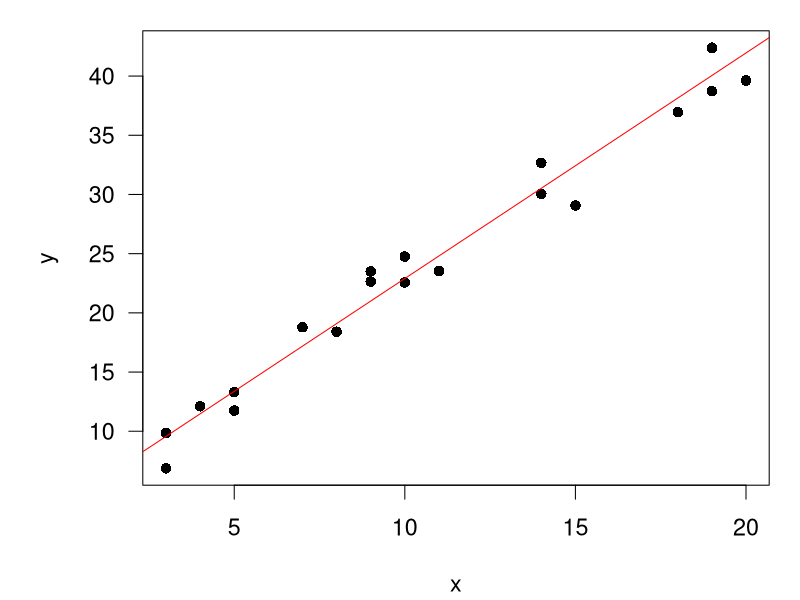
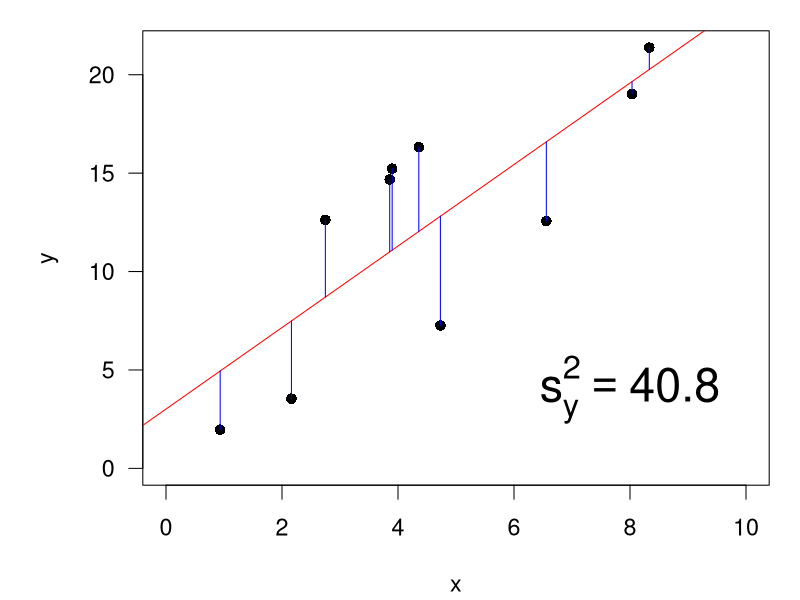
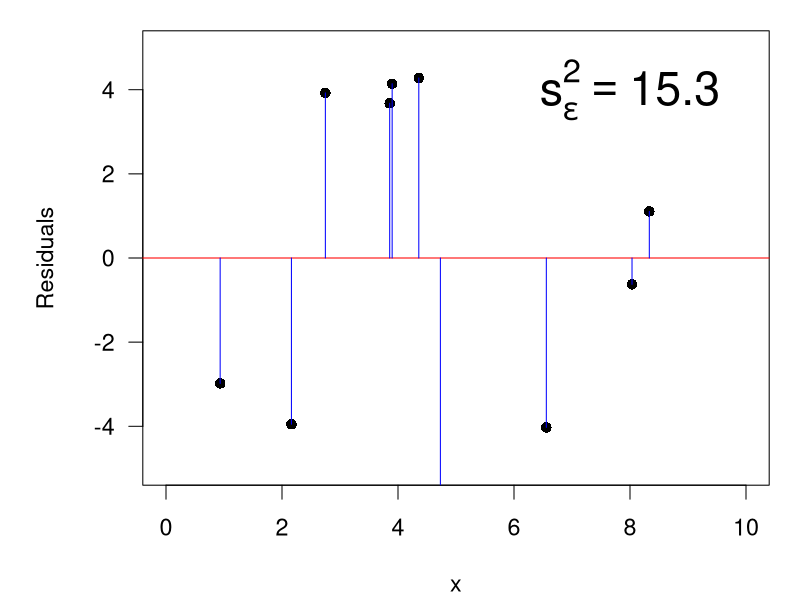
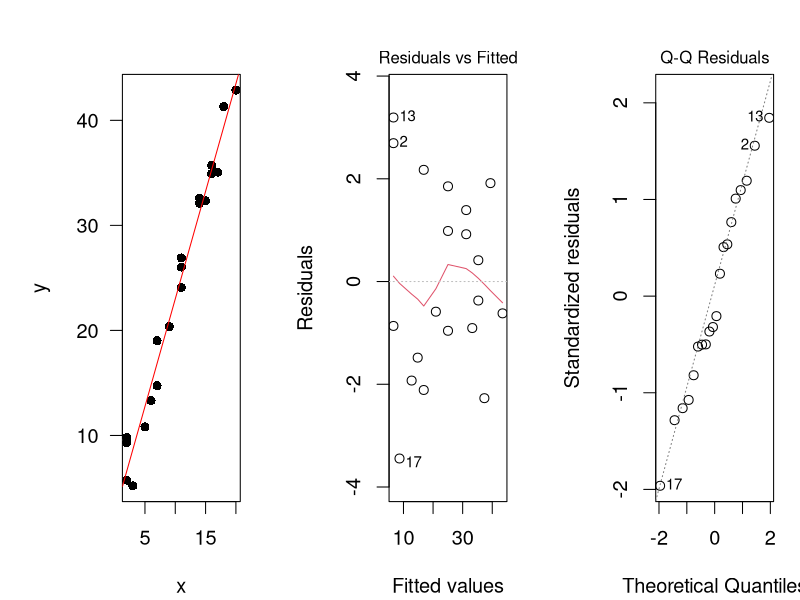
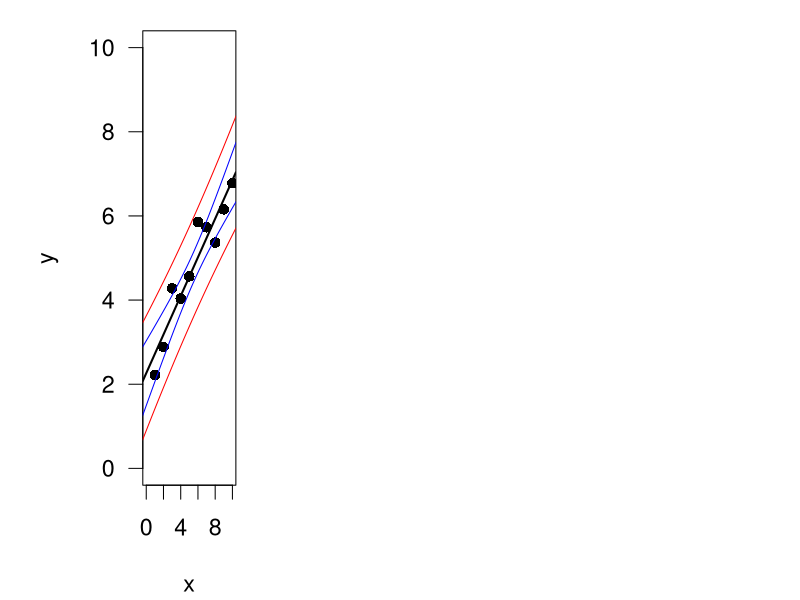
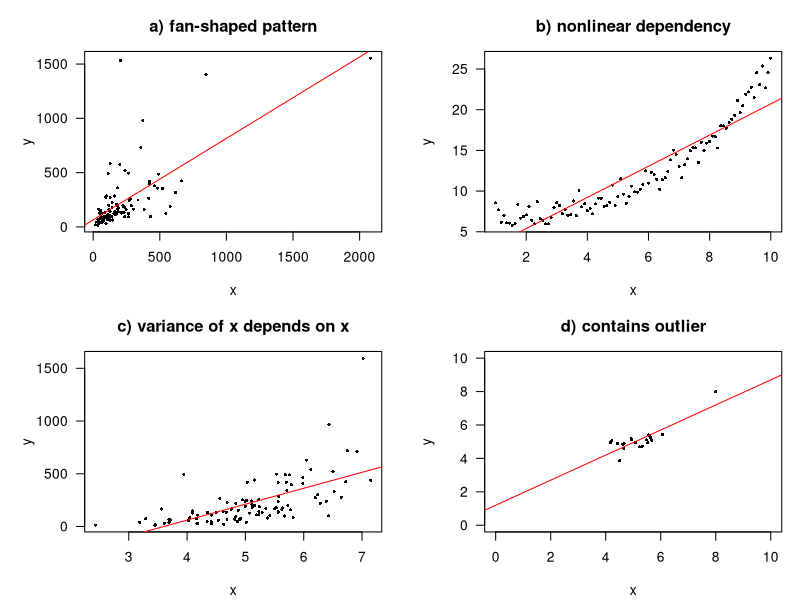
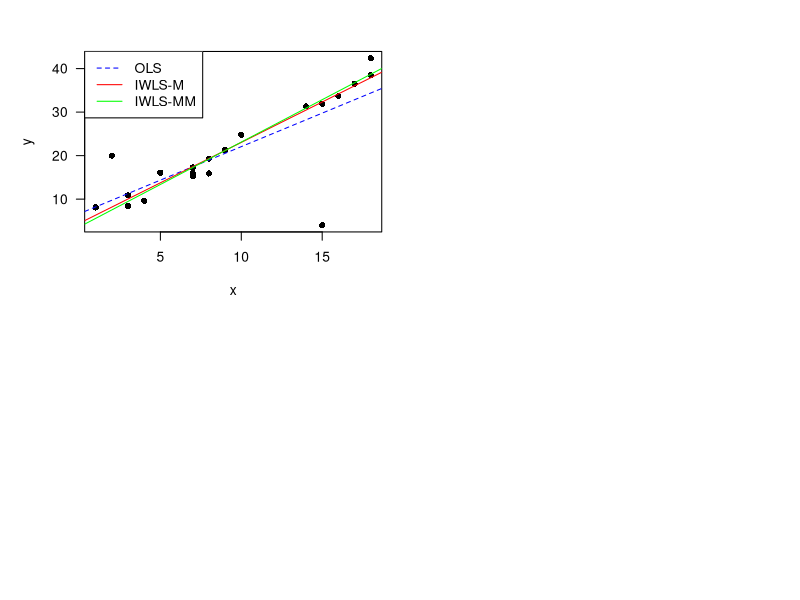

Recreate these plots in R, in order.
## ---- chunk 1
par(mar=c(4.1, 5.1, 1.1, 1.1), cex=1.4)
set.seed(123)
x <- sample(1:20, 20, replace=TRUE)
y = 3 + 2 * x + rnorm(x, sd=2)
plot(x,y, pch=16, las=1)
abline(lm(y~x), col="red")
## ---- chunk 2
par(mar=c(4.1, 5.1, 1.1, 1.1))
par(cex=1.4)
set.seed(345)
x <- sort(runif(10, min=0, max=10))
y <- 2 + 2 * x + rnorm(x, sd=3)
plot(x, y, pch=16, xlim=c(0,10),
  ylim=c(0, max(y)), las=1)
reg<- lm(y~x)
abline(reg, col="red")
segments(x,y,x,predict(reg), col="blue")
text(8,4, substitute(s[y]^2 == xxx, list(xxx=round(var(y),1))), cex=2)
## ---- chunk 3
par(mar=c(4.1, 5.1, 1.1, 1.1))
par(cex=1.4)
yres <- y-predict(reg)
plot(x, yres, pch=16, ylab="Residuals",
   ylim=c(-5,5), xlim=c(0,10), las=1)
abline(h=0, col="red")
segments(x,yres,x,0, col="blue")
text(8,4, substitute(s[epsilon]^2 == xxx, list(xxx=round(var(yres),1))), cex=2)
## ---- chunk 4
par(mar=c(4.1, 5.1, 3.1, 1.1), mfrow=c(1,3), cex=1.2)
set.seed(132)
x <- sample(1:20, 20, replace=TRUE)
y = 3 + 2 * x + rnorm(x, sd=2)
plot(x,y, pch=16, las=1)
m <- lm(y~x)
abline(m, col="red")
plot(m, which=1)
plot(m, which=2)
## ---- chunk 5
summary(m)
## ---- chunk 6
par(mar=c(4.1, 5.1, 1.1, 1.1))
par(cex=1.4, las=1)
set.seed(123)
x <- 1:10
y <- 2 + 0.5*x + 0.5*rnorm(x)
reg <- lm(y ~ x)
plot(x,y, xlim=c(0,10), ylim=c(0, 10), pch=16)
abline(reg, lwd=2)
newdata <- data.frame(x=seq(-1, 11, length=100))
conflim <- predict(reg, newdata=newdata, interval="confidence")
predlim <- predict(reg, newdata=newdata, interval="prediction")
lines(newdata$x, conflim[,2], col="blue")
lines(newdata$x, conflim[,3], col="blue")
lines(newdata$x, predlim[,2], col="red")
lines(newdata$x, predlim[,3], col="red")
## ---- chunk 7
library("mvtnorm")
par(mfrow=c(2,2))
par(mar=c(4.1, 5.1, 3.1, 1.1))
set.seed(123)
x <- exp(rmvnorm(n=100, mean=c(5,5), sigma=matrix(c(1,0.8,0.8,1), ncol=2)))
plot(x, xlab="x", ylab="y", las=1, pch=16, cex=0.5, main="a) fan-shaped pattern")
abline(lm(x[,2]~x[,1]), col="red")

x <- seq(1, 10, length=100)
y <- exp(0.3*x) + rnorm(x, mean=5, sd=1)
plot(x, y, xlab="x", ylab="y", las=1, pch=16, cex=0.5, main="b) nonlinear dependency")
abline(lm(y~x), col="red")

x <- rmvnorm(n=100, mean=c(5,5), sigma=matrix(c(1,0.8,0.8,1), ncol=2))
x[,2] <- exp(x[,2])
plot(x, xlab="x", ylab="y", las=1, pch=16, cex=0.5, main="c) variance of x depends on x")
abline(lm(x[,2] ~ x[,1]), col="red")

x <- rmvnorm(n=20, mean=c(5,5), sigma=matrix(c(0.3,0.0,0.0,0.3), ncol=2))
x[1,] <- c(8,8)
plot(x, xlab="x", ylab="y", las=1, pch=16, cex=0.5, xlim=c(0,10), ylim=c(0,10), main="d) contains outlier")
abline(lm(x[,2]~x[,1]), col="red")
## ---- chunk 8
## generate test data
x <- 1:10
y <- 2 + 0.5 * x + 0.5 * rnorm(x)

library(lmtest)
raintest(y~x)
## ---- chunk 9
bptest(y~x)
## ---- chunk 10
library("MASS")

## test data with 2 "outliers"
x <- c(1, 2, 3, 3, 4, 5, 7, 7, 7, 8, 8, 9, 10, 14, 15, 15, 16, 17, 18, 18)
y <- c(8.1, 20, 10.9, 8.4, 9.6, 16.1, 17.3, 15.3, 16, 15.9, 19.3, 
       21.3, 24.8, 31.3, 4, 31.9, 33.7, 36.5, 42.4, 38.5)

## fit the models
ssq    <- lm(y ~ x)
iwls   <- rlm(y ~ x)
iwlsmm <- rlm(y ~ x, method = "MM")

## plot the models
plot(x, y, pch = 16, las = 1)
abline(ssq, col = "blue", lty = "dashed")
abline(iwls, col = "red")
abline(iwlsmm, col = "green")
legend("topleft", c("OLS", "IWLS-M", "IWLS-MM"),
       col = c("blue", "red", "green"),
       lty = c("dashed", "solid", "solid"))
